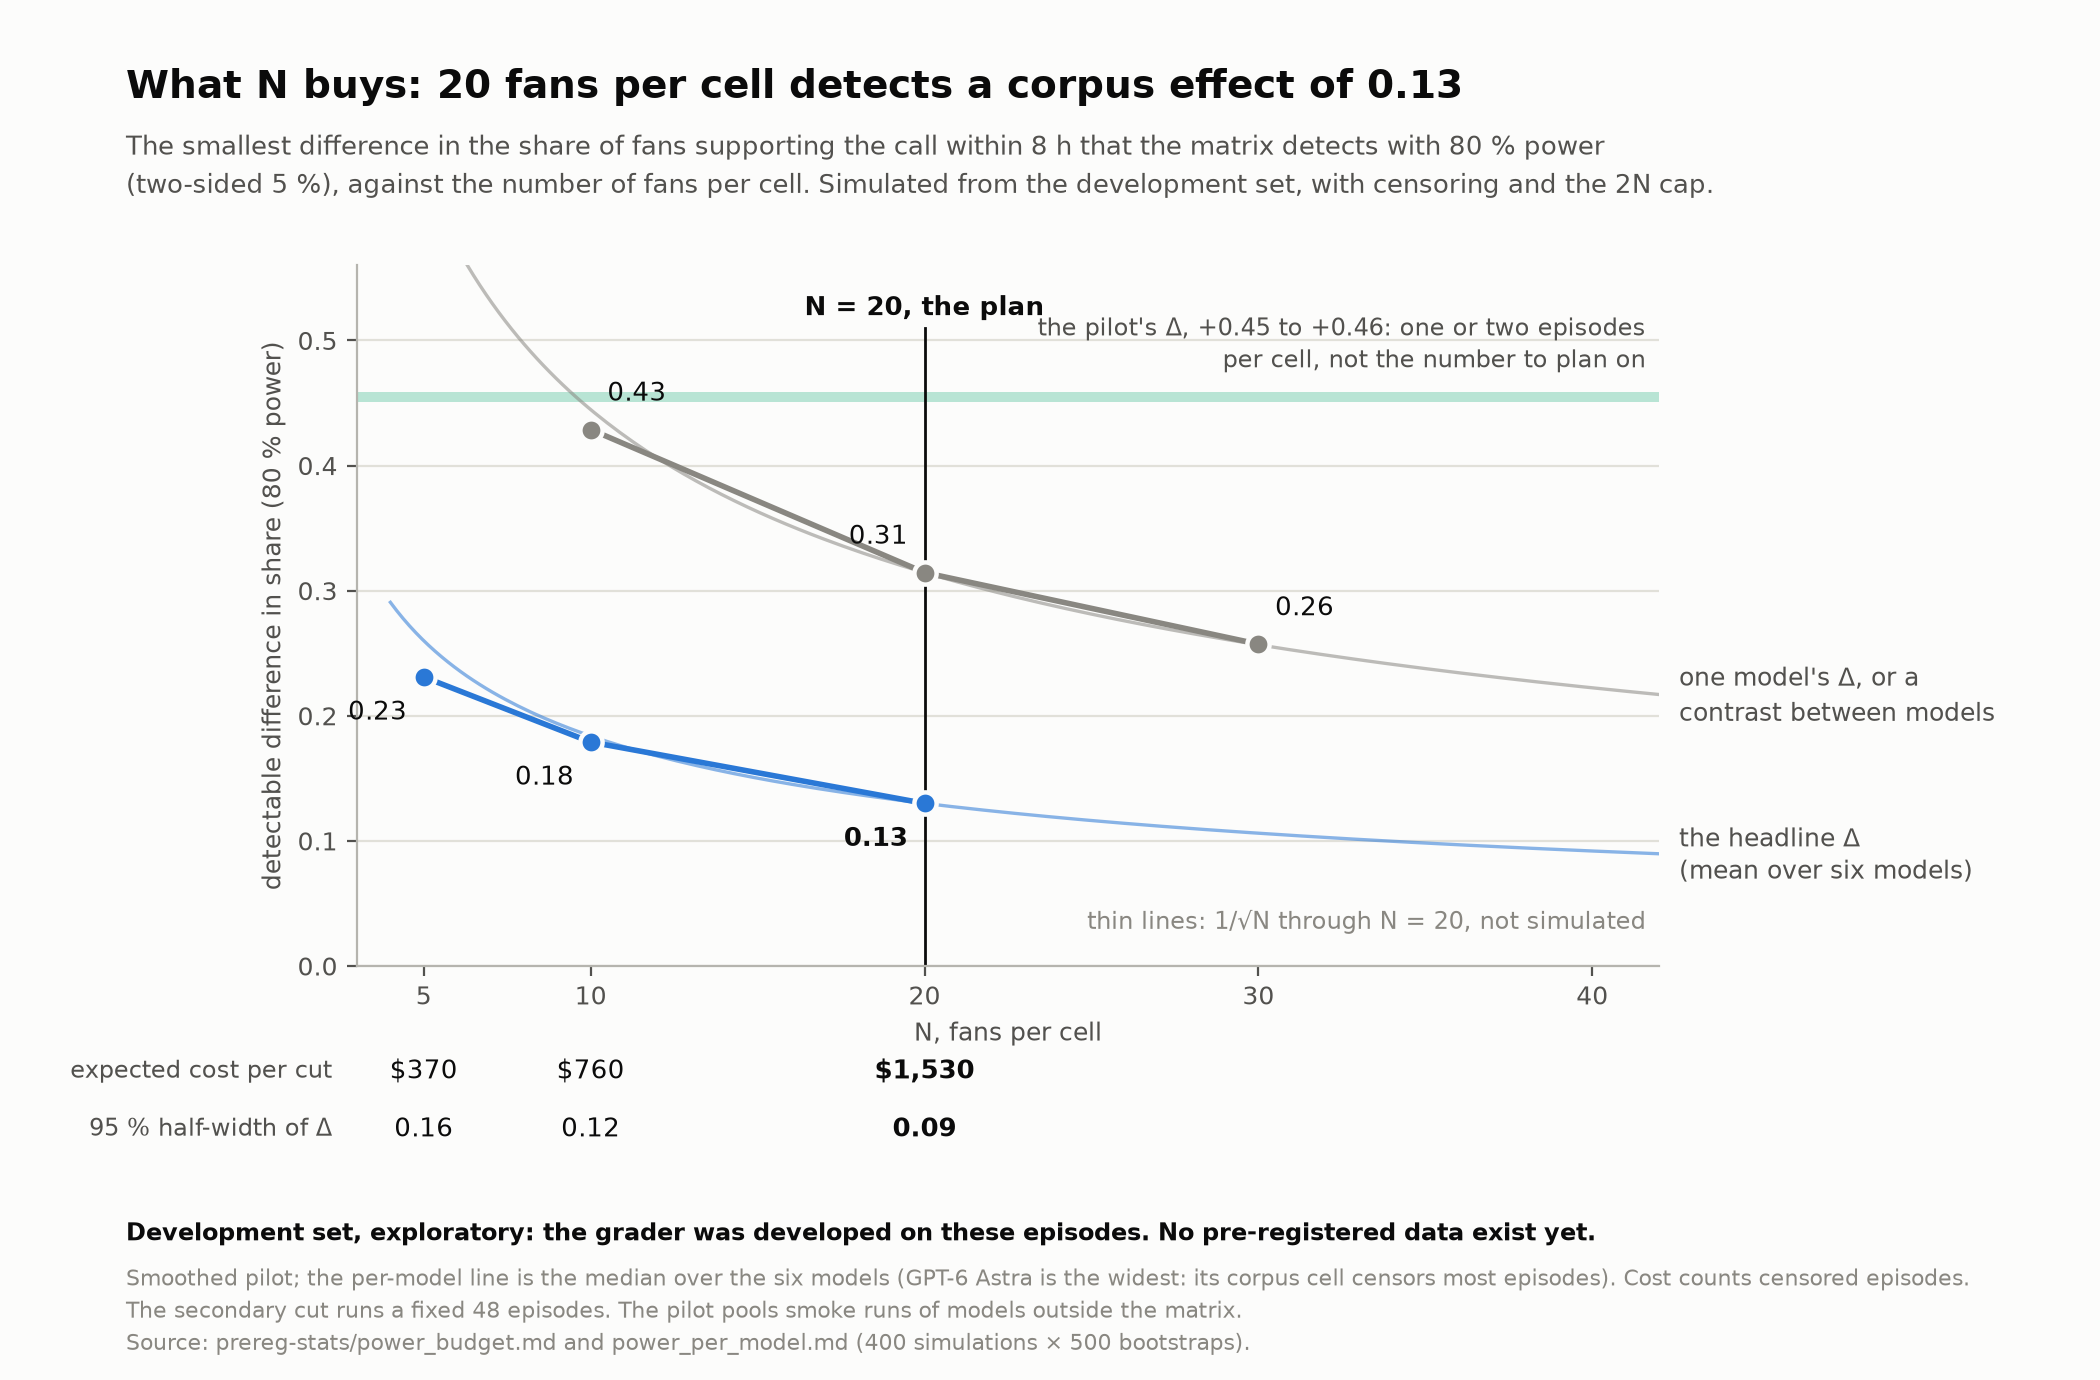

Write the Python code that produced this figure.
"""Figure 5: what N buys. Detectable difference against N, pooled and per model, with the cost per cut.

Numbers parsed from prereg-stats/power_budget.md and power_per_model.md (smoothed pilot, T = 8 h).
"""
import re
from style import *

MDE_K = (1.959964 + 0.841621) / 1.959964         # 80 % power at two-sided 5 %, in 95 % half-widths
N_PICK, NMAX = 20, 42
AX = [0.17, 0.30, 0.62]                          # left, bottom, width of the plot

budget, per_model = open(STATS + 'power_budget.md').read(), open(STATS + 'power_per_model.md').read()
cells = lambda line: [c.strip() for c in line.strip().strip('|').split('|')]
rows = [cells(l) for l in budget.split('## Precision, power and cost')[1].split('##')[0].splitlines()
        if l.startswith('| smoothed')]
HW = {int(r[1]): float(r[6]) for r in rows}      # 95 % half-width of the headline Δ
HEAD = {int(r[1]): float(r[7]) for r in rows}    # its detectable difference
USD = {int(r[1]): float(r[10]) for r in rows}
MODEL = {int(cells(l)[1]): MDE_K * float(np.median([float(x) for x in re.findall(r'\w+ ([\d.]+) \(', cells(l)[2])]))
         for l in per_model.splitlines() if l.startswith('| smoothed')}   # median over the six models
PILOT = sorted(float(cells(l)[2]) for l in budget.split('## Population Δ')[1].split('##')[0].splitlines()
               if l.startswith(('| smoothed', '| pooled')))

fig, ytop = page(10.5, 6.9, f'What N buys: 20 fans per cell detects a corpus effect of {HEAD[N_PICK]:.2f}',
                 'The smallest difference in the share of fans supporting the call within 8 h that the matrix detects '
                 'with 80 % power\n(two-sided 5 %), against the number of fans per cell. Simulated from the development '
                 'set, with censoring and the 2N cap.')
ax = fig.add_axes(AX + [ytop - AX[1] - 0.03])
n = np.linspace(4, NMAX, 200)
ax.axhspan(*PILOT, color=AQUA, alpha=0.30, lw=0)
ax.text(NMAX - 0.4, PILOT[1] + 0.012, f"the pilot's Δ, +{PILOT[0]:.2f} to +{PILOT[1]:.2f}: one or two episodes\n"
        'per cell, not the number to plan on', fontsize=8.5, color=INK2, va='bottom', ha='right', linespacing=1.35)
for d, col, lab in ((MODEL, MUTED, 'one model\'s Δ, or a\ncontrast between models'),
                    (HEAD, BLUE, 'the headline Δ\n(mean over six models)')):
    ax.plot(n, d[N_PICK] * np.sqrt(N_PICK / n), color=col, lw=1.2, alpha=0.55, zorder=2)
    ax.plot(list(d), list(d.values()), color=col, lw=2, solid_capstyle='round', zorder=3)
    ax.scatter(list(d), list(d.values()), s=64, fc=col, ec=SURF, lw=1.6, zorder=4)
    ax.text(NMAX + 0.6, d[N_PICK] * np.sqrt(N_PICK / NMAX), lab, fontsize=9, color=INK2, va='center',
            linespacing=1.35, clip_on=False)
for k, v in HEAD.items():
    ax.text(k - 0.5, v - 0.018, f'{v:.2f}', fontsize=9.5, color=INK, ha='right', va='top',
            fontweight='bold' if k == N_PICK else 'normal')
for k, v in MODEL.items():
    ax.text(k + (-0.5 if k == N_PICK else 0.5), v + 0.018, f'{v:.2f}', fontsize=9.5, color=INK,
            ha='right' if k == N_PICK else 'left', va='bottom')
YMAX = 0.56
ax.axvline(N_PICK, color=INK, lw=1.0, ymax=0.91, zorder=1)
ax.text(N_PICK, 0.92 * YMAX, 'N = 20, the plan', fontsize=9.5, color=INK, ha='center', va='bottom', fontweight='bold')
ax.text(NMAX - 0.4, 0.035, 'thin lines: 1/√N through N = 20, not simulated', fontsize=8.5, color=MUTED, va='center',
        ha='right')
ax.set_xlim(3, NMAX); ax.set_ylim(0, YMAX)
ax.set_yticks(np.arange(0, 0.51, 0.1))
ax.yaxis.grid(True); ax.set_axisbelow(True)
ax.set_xticks([5, 10, 20, 30, 40])
ax.set_xlabel('N, fans per cell')
ax.set_ylabel('detectable difference in share (80 % power)')

# cost and precision at the simulated N, aligned under the axis
tb = fig.add_axes([AX[0], 0.165, AX[2], 0.075], sharex=ax); tb.axis('off'); tb.set_ylim(0, 1)
for y, lab, val in ((0.78, 'expected cost per cut', lambda k: f'${10 * round(USD[k] / 10):,}'),
                    (0.22, '95 % half-width of Δ', lambda k: f'{HW[k]:.2f}')):
    fig.text(AX[0] - 0.012, 0.165 + 0.075 * y, lab, fontsize=8.5, color=INK2, ha='right', va='center')
    for k in HEAD:
        tb.text(k, y, val(k), fontsize=9.5, color=INK, ha='center', va='center',
                fontweight='bold' if k == N_PICK else 'normal')
foot(fig, 'Smoothed pilot; the per-model line is the median over the six models (GPT-6 Astra is the widest: its corpus '
     'cell censors most episodes). Cost counts censored episodes.\nThe secondary cut runs a fixed 48 episodes. The pilot '
     'pools smoke runs of models outside the matrix.\nSource: prereg-stats/power_budget.md and power_per_model.md '
     '(400 simulations × 500 bootstraps).', y_in=0.10, dev=True)
save(fig, 'fig5_power.png')
print('HEAD', HEAD, 'HW', HW, 'USD', USD, 'MODEL', {k: round(v, 3) for k, v in MODEL.items()}, 'PILOT', PILOT)
